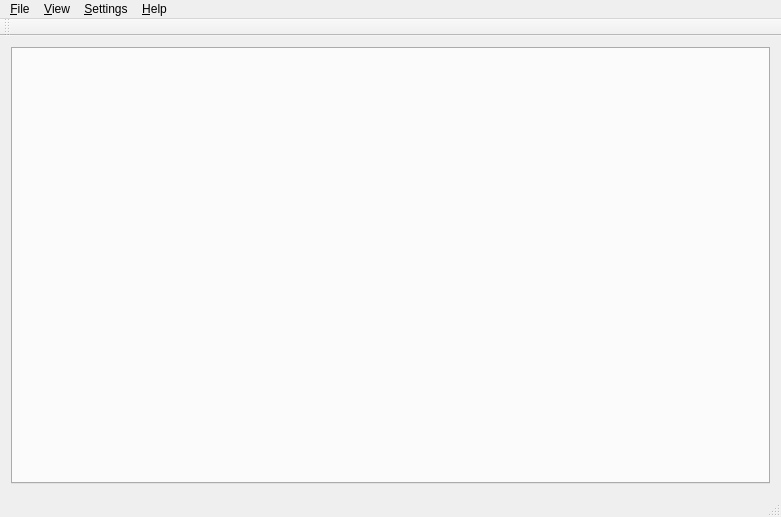
<?xml version="1.0" encoding="UTF-8"?>
<ui version="4.0">
 <class>QUiMainClass</class>
 <widget class="QMainWindow" name="QUiMainClass">
  <property name="geometry">
   <rect>
    <x>0</x>
    <y>0</y>
    <width>781</width>
    <height>517</height>
   </rect>
  </property>
  <property name="windowTitle">
   <string>QUiMain</string>
  </property>
  <widget class="QWidget" name="centralWidget">
   <layout class="QHBoxLayout" name="horizontalLayout">
    <item>
     <widget class="QTabWidget" name="tabWidget">
      <property name="currentIndex">
       <number>-1</number>
      </property>
      <property name="tabsClosable">
       <bool>true</bool>
      </property>
      <property name="movable">
       <bool>true</bool>
      </property>
     </widget>
    </item>
   </layout>
  </widget>
  <widget class="QMenuBar" name="menuBar">
   <property name="geometry">
    <rect>
     <x>0</x>
     <y>0</y>
     <width>781</width>
     <height>21</height>
    </rect>
   </property>
   <widget class="QMenu" name="menuFile">
    <property name="title">
     <string>&amp;File</string>
    </property>
    <widget class="QMenu" name="menuNew">
     <property name="title">
      <string>New ...</string>
     </property>
    </widget>
    <addaction name="menuNew"/>
    <addaction name="actionOpen"/>
    <addaction name="separator"/>
    <addaction name="actionSave"/>
    <addaction name="actionSaveAs"/>
    <addaction name="actionSaveAll"/>
    <addaction name="separator"/>
    <addaction name="actionClose"/>
    <addaction name="actionCloseAll"/>
    <addaction name="separator"/>
    <addaction name="actionExit"/>
   </widget>
   <widget class="QMenu" name="menuView">
    <property name="title">
     <string>&amp;View</string>
    </property>
    <addaction name="actionLogWindow"/>
   </widget>
   <widget class="QMenu" name="menuSettings">
    <property name="title">
     <string>&amp;Settings</string>
    </property>
    <addaction name="actionPreferences"/>
   </widget>
   <widget class="QMenu" name="menuHelp">
    <property name="title">
     <string>&amp;Help</string>
    </property>
    <addaction name="actionAbout"/>
   </widget>
   <addaction name="menuFile"/>
   <addaction name="menuView"/>
   <addaction name="menuSettings"/>
   <addaction name="menuHelp"/>
  </widget>
  <widget class="QToolBar" name="mainToolBar">
   <attribute name="toolBarArea">
    <enum>TopToolBarArea</enum>
   </attribute>
   <attribute name="toolBarBreak">
    <bool>false</bool>
   </attribute>
  </widget>
  <widget class="QStatusBar" name="statusBar"/>
  <action name="actionOpen">
   <property name="text">
    <string>Open ...</string>
   </property>
   <property name="visible">
    <bool>false</bool>
   </property>
  </action>
  <action name="actionSave">
   <property name="text">
    <string>Save</string>
   </property>
   <property name="visible">
    <bool>false</bool>
   </property>
  </action>
  <action name="actionSaveAs">
   <property name="text">
    <string>Save as ...</string>
   </property>
   <property name="visible">
    <bool>false</bool>
   </property>
  </action>
  <action name="actionSaveAll">
   <property name="text">
    <string>Save a&amp;ll</string>
   </property>
   <property name="visible">
    <bool>false</bool>
   </property>
  </action>
  <action name="actionClose">
   <property name="text">
    <string>&amp;Close</string>
   </property>
  </action>
  <action name="actionCloseAll">
   <property name="text">
    <string>Close all</string>
   </property>
  </action>
  <action name="actionExit">
   <property name="text">
    <string>&amp;Exit</string>
   </property>
  </action>
  <action name="actionPreferences">
   <property name="text">
    <string>&amp;Preferences</string>
   </property>
  </action>
  <action name="actionAbout">
   <property name="text">
    <string>&amp;About</string>
   </property>
  </action>
  <action name="actionLogWindow">
   <property name="text">
    <string>&amp;Log Window</string>
   </property>
  </action>
  <action name="actionLol">
   <property name="text">
    <string>lol</string>
   </property>
  </action>
 </widget>
 <layoutdefault spacing="6" margin="11"/>
 <resources>
  <include location="../quimain.qrc"/>
 </resources>
 <connections/>
</ui>
